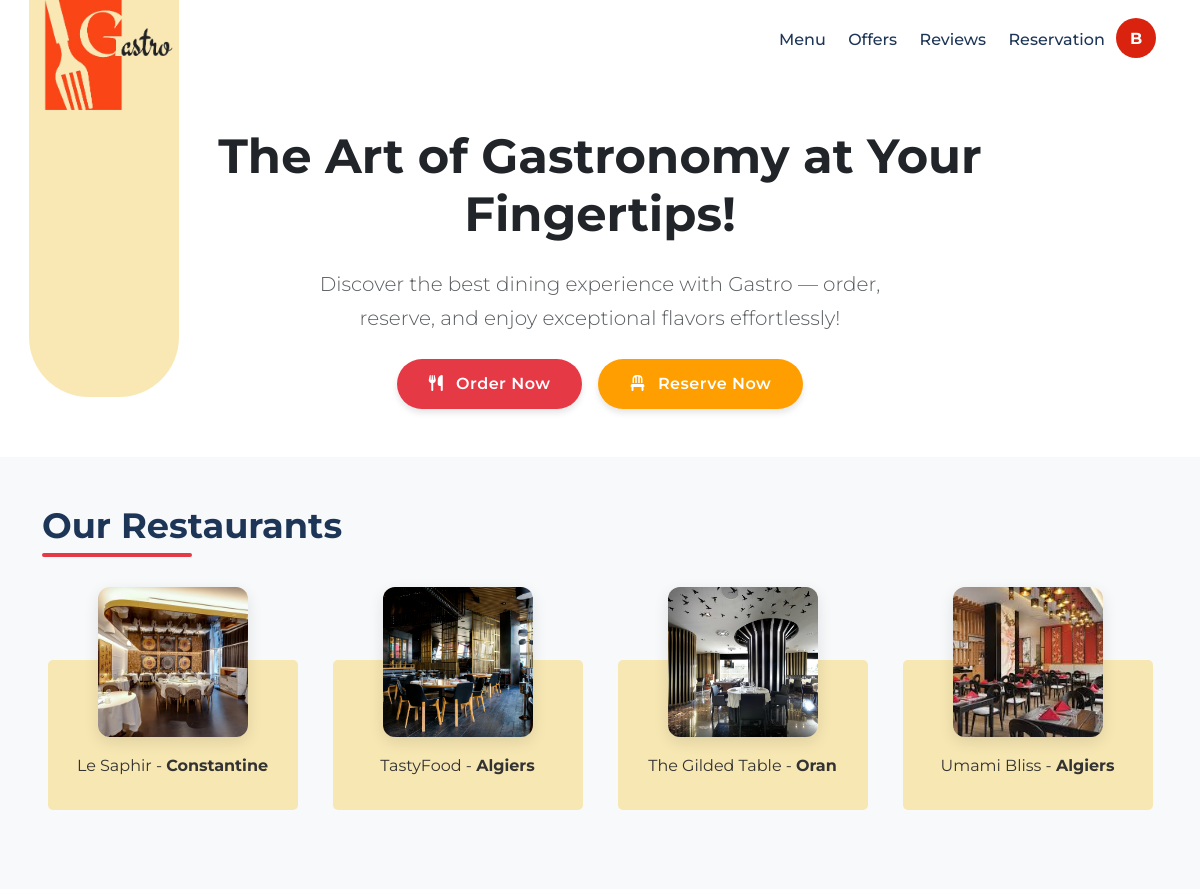
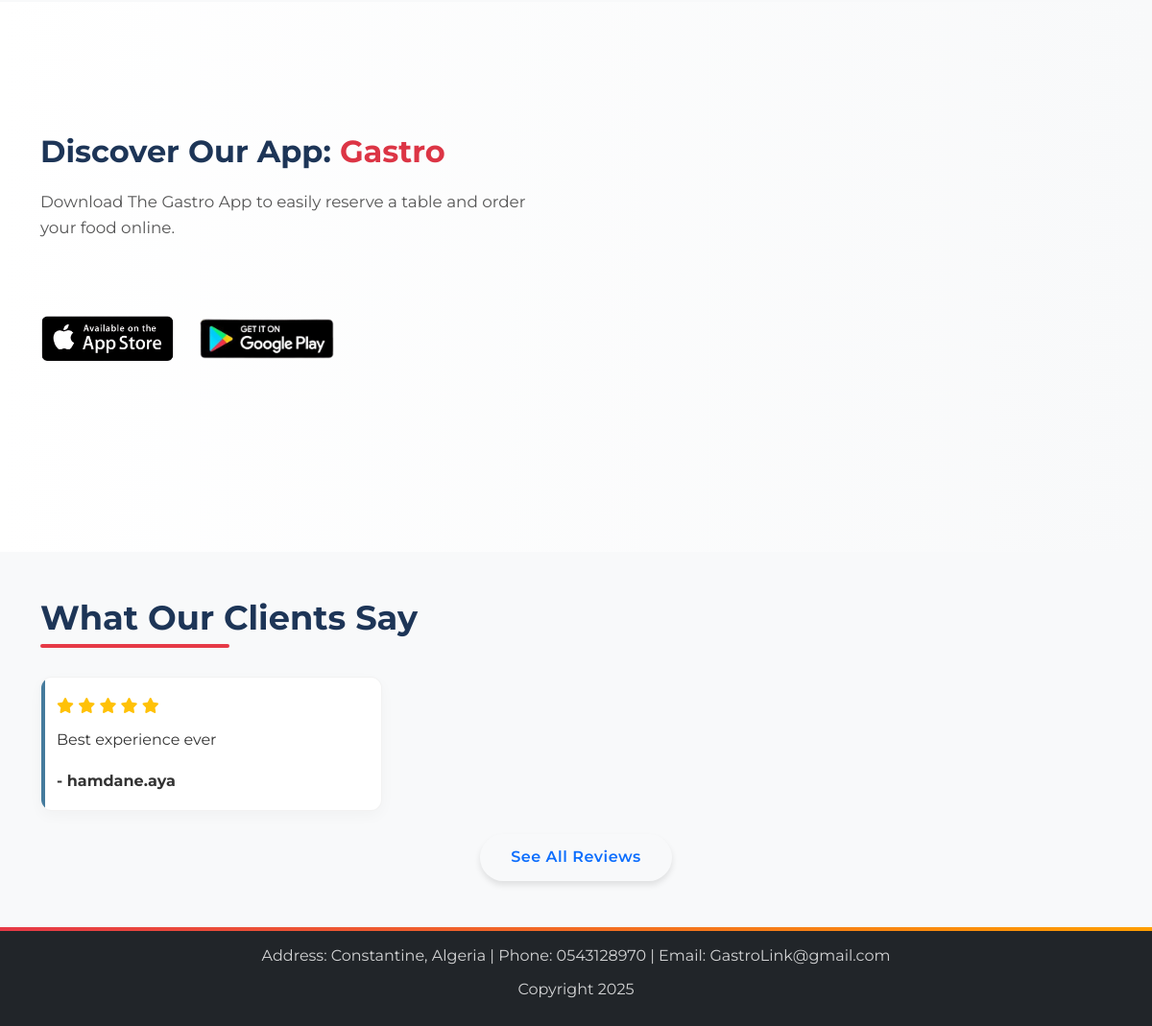
/restaurant/Gastrolink/ (signed in), run on an earlier commit of the app's database (2 pictures, top to bottom).
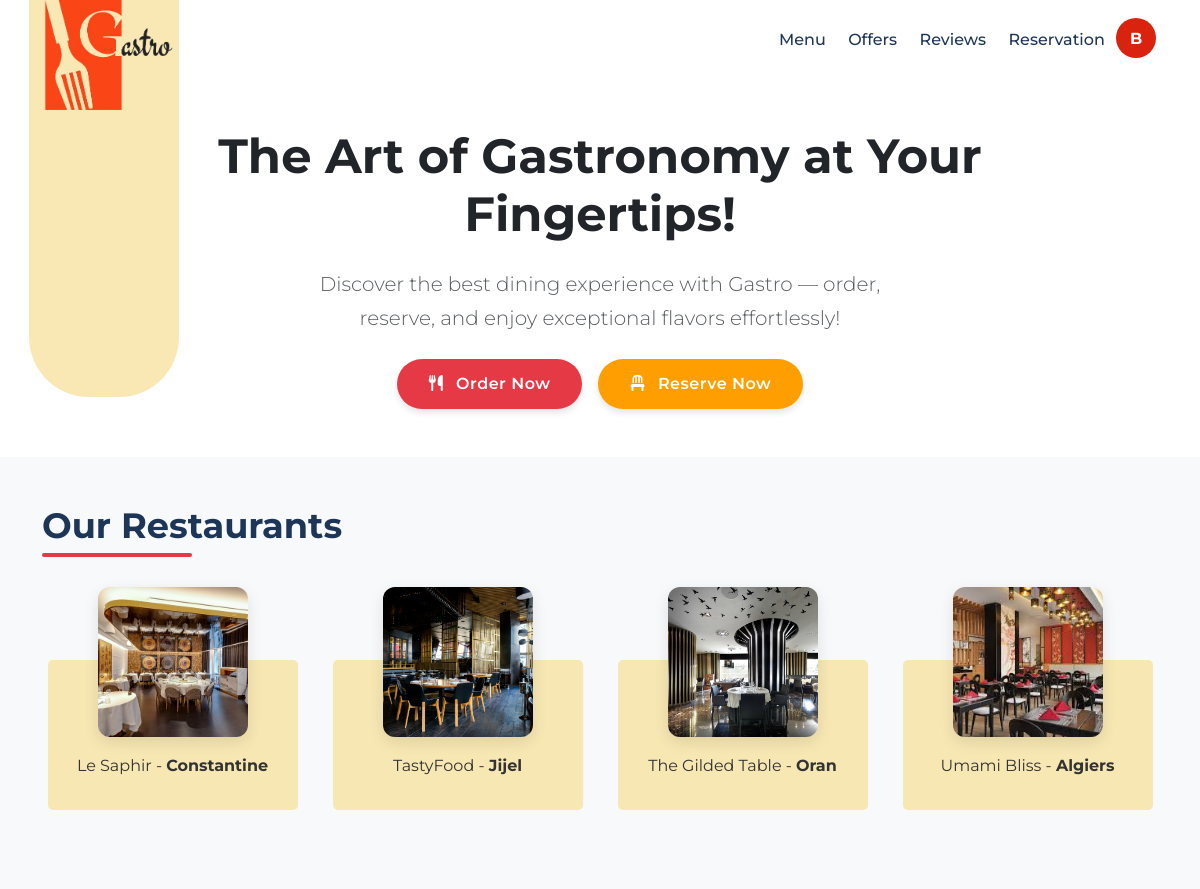
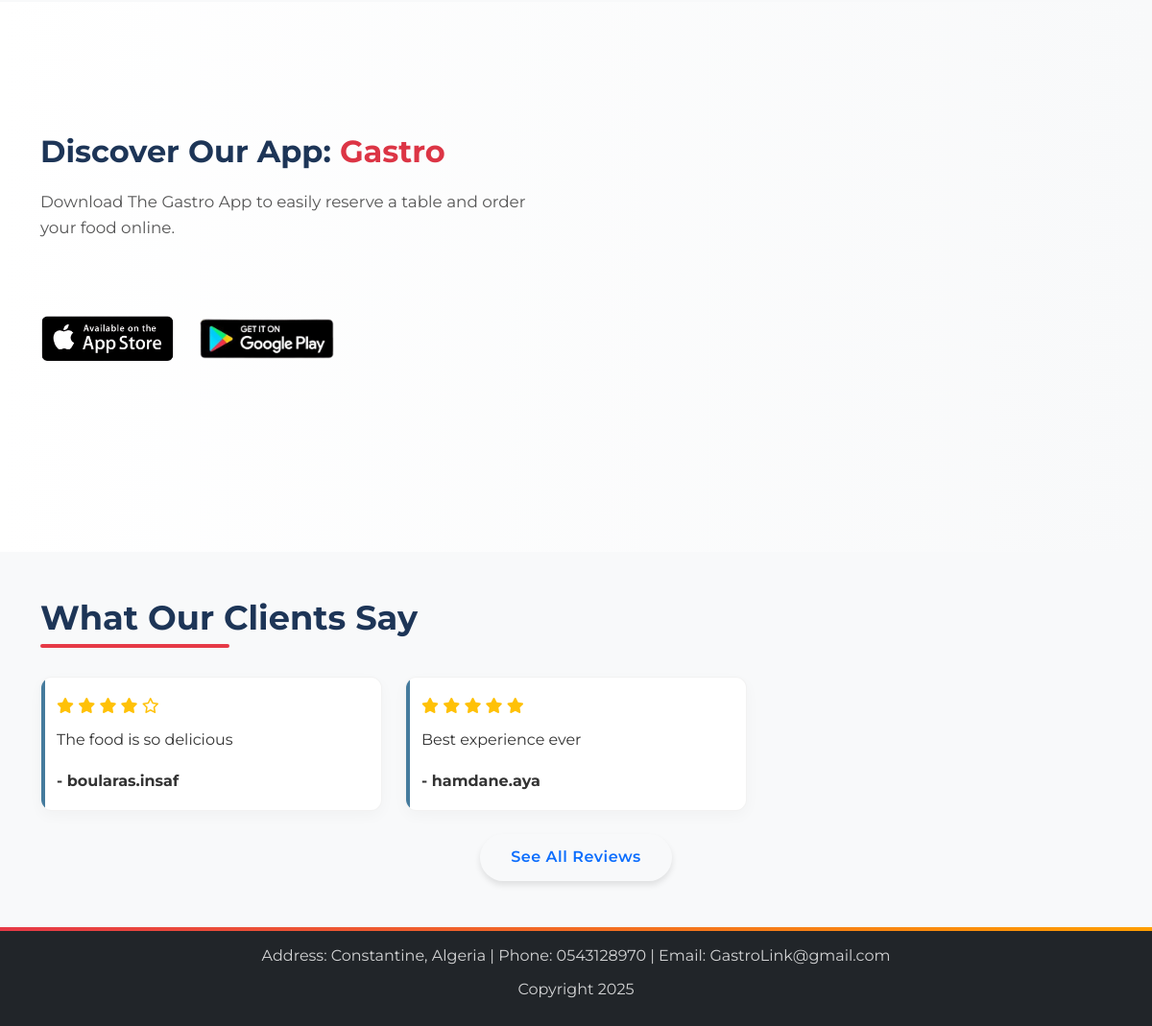
And on a later commit of the database (2 pictures, top to bottom).
### restaurant/models.py (models this page shows, shortened)
class User(AbstractUser):
    USER_TYPES = (
        ('PDG', 'PDG'),
        ('MANAGER', 'Manager'),
        ('CHEF', 'Chef'),
        ('SERVER', 'Server'),
        ('DELIVERY', 'Delivery Person'),
        ('CLIENT', 'Client'),
        ('SUPPLIER', 'Supplier'),
    )
    user_type = models.CharField(max_length=10, choices=USER_TYPES)
    phone = models.CharField(max_length=20)
    groups = models.ManyToManyField(
        'auth.Group',
        verbose_name='groups',
        blank=True,
        help_text='The groups this user belongs to.',
        related_name="restaurant_user_groups",
        related_query_name="restaurant_user",
    )
    user_permissions = models.ManyToManyField(
        'auth.Permission',
        verbose_name='user permissions',
        blank=True,
        help_text='Specific permissions for this user.',
        related_name="restaurant_user_permissions",
        related_query_name="restaurant_user",
    )

class Restaurant(models.Model):
    name = models.CharField(max_length=100)
    address = models.CharField(max_length=255)
    city = models.CharField(max_length=100)
    phone = models.CharField(max_length=20)
    email = models.EmailField()
    image = models.ImageField(upload_to='restaurant_images/', blank=True, null=True)

class Client(models.Model):
    user = models.OneToOneField(User, on_delete=models.CASCADE, primary_key=True)
    loyality_points = models.IntegerField(default=0)

### feedback/models.py (models this page shows)
class Review(models.Model):
    client = models.ForeignKey(Client, on_delete=models.CASCADE)
    rating = models.PositiveSmallIntegerField()
    comment = models.TextField()
    date = models.DateField(auto_now_add=True)

### restaurant/views.py (the view)
# urls.py: path('Gastrolink/', views.landing_page , name='landing_page'),
def landing_page(request):
    restaurants = Restaurant.objects.all()[:4]
    reviews = Review.objects.select_related('client__user').order_by('-date')[:5]
    context = {
        'restaurants': restaurants,
        'reviews': reviews,
    }
    return render(request, 'client/landingPage.html', context)

### templates/client/landingPage.html (shortened to what this page needs)
<!DOCTYPE html>
{% load static %}
<html lang="en">
<head>
    <link href="https://cdn.jsdelivr.net/npm/bootstrap@5.3.2/dist/css/bootstrap.min.css" rel="stylesheet">
    <link rel="stylesheet" href="https://cdnjs.cloudflare.com/ajax/libs/font-awesome/6.4.0/css/all.min.css">
    <link rel="stylesheet" href="{% static 'styles/client/landingPage.css' %}">
</head>
<body>
    <nav class="navbar navbar-expand-lg navbar-light bg-white shadow-sm">
        <div class="container">
            <a class="navbar-brand" href="{% url 'landing_page' %}">
                <img src="{% static 'images/GASTRO_LINK-.png' %}" alt="GastroLink" class="logo">
            </a>
            <div class="collapse navbar-collapse" id="navbarNav">
                <ul class="navbar-nav ms-auto">
                    <li class="nav-item"><a class="nav-link" href="{% url 'order' %}">Menu</a></li>
                    <li class="nav-item"><a class="nav-link" href="{% url 'client_offers' %}">Offers</a></li>
                    <li class="nav-item"><a class="nav-link" href="{% url 'review_list' %}">Reviews</a></li>
                    <li class="nav-item"><a class="nav-link" href="{% url 'create_reservation' %}">Reservation</a></li>
                    {% if user.is_authenticated and user.user_type == "CLIENT" %}
                      <div class="sidebar-header">
                        <div class="avatar-circle" style="background-color: #d9230f;">
                           <a href="{% url 'profile' %}">{{ user.username.0|upper }}</a>
                        </div>
                      </div>
                    {% else %}
                    <li class="nav-item">
                      <a href="{% url 'login' %}" class="btn-signin">Sign In</a>
                    </li>
                    {% endif %}
                </ul>
            </div>
        </div>
    </nav>
    <header class="text-center py-5 bg-white">
        <div class="container">
            <h1 class="display-5 fw-bold text-dark">The Art of Gastronomy at Your Fingertips!</h1>
            <p class="lead text-muted mx-auto" style="max-width: 600px;">
                Discover the best dining experience with Gastro — order, reserve, and enjoy exceptional flavors effortlessly!
            </p>
            <div class="mt-4 d-flex flex-column flex-sm-row justify-content-center gap-3">
                <a href="{% url 'order' %}" class="btn btn-danger"><i class="fas fa-utensils me-2"></i> Order Now</a>
                <a href="{% url 'create_reservation' %}" class="btn btn-warning"><i class="fas fa-chair me-2"></i> Reserve Now</a>
            </div>
        </div>
    </header>
    <section class="container my-5">
        <h2 class="text-center">Our Restaurants</h2>
        <div class="row text-center">
            {% for restaurant in restaurants %}
            <div class="col-md-3">
                <div class="dish-container">
                    {% if restaurant.image %}
                    <img src="{{ restaurant.image.url }}" class="dish-img" alt="{{ restaurant.name }}">
                    {% else %}
                    <img src="{% static 'images/default-restaurant.jpg' %}" class="dish-img" alt="Default Restaurant Image">
                    {% endif %}
                    <p class="dish-name">{{ restaurant.name }} - <strong>{{ restaurant.city }}</strong></p>
                </div>
            </div>
            {% endfor %}
        </div>
    </section>
    <section class="app bg-light py-5">
        <div class="container">
            <div class="row align-items-center">
                <div class="col-md-6 order-md-1">
                    <h2>Discover Our App: <span class="text-danger">Gastro</span></h2>
                    <p>Download The Gastro App to easily reserve a table and order your food online.</p>
                    <div class="d-flex gap-3 mt-4">
                        <img src="{% static 'images/appstore.png' %}" alt="App Store" class="store-button">
                        <img src="{% static 'images/googleplay.png' %}" alt="Google Play" class="store-button">
                    </div>
                </div>
                <div class="col-md-6 order-md-2 text-center">
                </div>
            </div>
        </div>
    </section>
    <section class="container my-5">
        <h2 class="text-center">What Our Clients Say</h2>
        <div class="row">
            {% for review in reviews %}
            <div class="col-md-4">
                <div class="p-3 border rounded">
                    <div class="mb-2">
                        {% for i in "12345" %}
                            {% if forloop.counter <= review.rating %}
                                <i class="fas fa-star text-warning"></i>
                            {% else %}
                                <i class="far fa-star text-warning"></i>
                            {% endif %}
                        {% endfor %}
                    </div>
                    <p>{{ review.comment }}</p>
                    <strong>- {{ review.client.user.get_full_name|default:review.client.user.username }}</strong>
                </div>
            </div>
            {% endfor %}
        </div>
        <div class="text-center mt-4">
            <a href="{% url 'review_list' %}" class="btn btn-outline-primary">See All Reviews</a>
        </div>
    </section>
    <footer class="bg-dark text-center py-3">
        <p>Address: Constantine, Algeria | Phone: 0543128970 | Email: GastroLink@gmail.com</p>
        <p>Copyright 2025</p>
    </footer>
</body>
</html>

### static/styles/client/landingPage.css (style rules this page uses)
:root { --primary: #e63946; --secondary: #f4a261; --light: #f1faee; --dark: #1d3557; --accent: #457b9d; --warning: #ff9e00; }
body { font-family: 'Montserrat', 'Segoe UI', sans-serif; line-height: 1.7; color: #333; background-color: #f8f9fa; }
.navbar { height: 80px; padding: 0 2rem; box-shadow: 0 2px 15px rgba(0,0,0,0.1); background-color: #f8e3a3; }
.navbar-brand { position: relative; z-index: 1; }
.navbar-brand::before { content: ''; position: absolute; top: -15px; left: -15px; width: 150px; height: 450px; background-color: #F8E3A2; border-radius: 0 0 60px 60px; z-index: -2; opacity: 0.8; }
.logo { width: 130px; transition: transform 0.3s ease; margin-top: 10px; }
.navbar-nav .nav-link { padding: 0.5rem 1.2rem; font-weight: 500; color: var(--dark) !important; position: relative; margin: 0 0.2rem; }
.navbar-nav .nav-link:after { content: ''; position: absolute; width: 0; height: 2px; bottom: 0; left: 0; background-color: var(--primary); transition: width 0.3s ease; }
.avatar-circle { width: 40px; height: 40px; border-radius: 50%; background-color: var(--primary); display: flex; justify-content: center; align-items: center; text-transform: uppercase; }
.avatar-circle a { color: white; font-size: 1rem; font-weight: bold; text-decoration: none; }
header { padding: 5rem 0; background: white; position: relative; overflow: hidden; }
header h1 { font-size: 2.8rem; font-weight: 700; color: var(--dark); margin-bottom: 1.5rem; line-height: 1.3; text-align: center; margin-left: 100px; margin-right: 100px; }
header p { font-size: 1.2rem; color: #1d3557; max-width: 600px; text-align: center; margin: 0 auto; }
.btn { padding: 0.8rem 2rem; border-radius: 30px; font-weight: 600; letter-spacing: 0.5px; transition: all 0.3s ease; box-shadow: 0 4px 6px rgba(0,0,0,0.1); border: none; }
.btn-danger { background-color: var(--primary); }
.btn-warning { background-color: var(--warning); color: white; }
.dish-container { position: relative; margin-bottom: 3rem; text-align: center; }
.dish-container::after { content: ''; position: absolute; bottom: -15px; left: 50%; transform: translateX(-50%); width: 250px; height: 150px; background-color: #F8E3A2; opacity: 0.8; border-radius: 5px; z-index: -1; }
.dish-img { width: 150px; height: 150px; object-fit: cover; border-radius: 12px; box-shadow: 0 5px 15px rgba(0,0,0,0.1); margin-bottom: 15px; transition: all 0.4s ease; }
.dish-name { position: relative; z-index: 1; padding: 0 10px; display: inline-block; }
.container.my-5 h2 { font-size: 2.2rem; font-weight: 700; color: var(--dark); margin-bottom: 2.5rem; position: relative; display: inline-block; }
.container.my-5 h2:after { content: ''; position: absolute; width: 50%; height: 4px; background: var(--primary); bottom: -10px; left: 0; border-radius: 2px; }
.app { padding: 4rem 0; background: linear-gradient(to right, #ffffff 0%, #f8f9fa 100%); }
.app h2 { font-size: 2rem; color: var(--dark); margin-bottom: 1.2rem; font-weight: 700; }
.app h2 span { color: var(--primary); }
.app p { font-size: 1.05rem; color: #555; margin-bottom: 2rem; line-height: 1.6; }
.store-button { width: 140px; height: auto; margin: 0 10px 15px 0; transition: all 0.3s ease; border-radius: 12px; }
.p-3.border.rounded { border-radius: 12px !important; background: white; border: 1px solid rgba(0,0,0,0.05) !important; box-shadow: 0 5px 15px rgba(0,0,0,0.03); transition: all 0.3s ease; position: relative; overflow: hidden; }
.p-3.border.rounded:before { content: ''; position: absolute; top: 0; left: 0; width: 4px; height: 100%; background: var(--accent); }
footer { background: var(--dark); color: white; padding: 2.5rem 0; position: relative; }
footer:before { content: ''; position: absolute; top: 0; left: 0; width: 100%; height: 4px; background: linear-gradient(to right, var(--primary), var(--warning)); }
footer p { margin-bottom: 0.5rem; color: rgba(255,255,255,0.8); }

What changed in the data, as far as the page shows it:
changed Restaurant "TastyFood": city "Algiers" → "Jijel"
added Review: rating 4 (drawn), comment "The food is so delicious", client.user.get_full_name "boularas.insaf"
